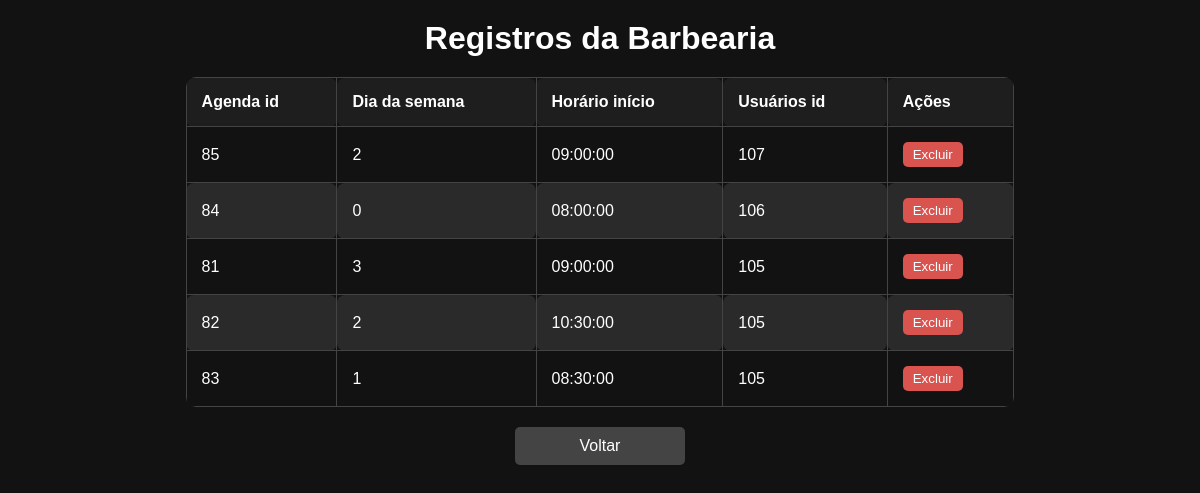
The page /lista_de_agendamentos.php on the database its author committed.
### tables this page shows
CREATE TABLE `agenda` (
  `id_agenda` int(11) NOT NULL,
  `dia_da_semana` int(11) NOT NULL,
  `horario_inicio` time NOT NULL,
  `id_usuario` varchar(11) NOT NULL
);

### lista_de_agendamentos.php (the view, shortened to what this page needs)
<?php
include "conexao.php";
$sql = "SELECT * FROM agenda ORDER BY id_usuario DESC";
$result = $conn->query($sql);
?>
<!DOCTYPE html>
<html lang="pt-BR">
<head>
</head>
<body>
<h1>Registros da Barbearia</h1>
<table class="tabela-registros-barbearia">
    <thead>
        <tr>
            <th>Agenda id</th>
            <th>Dia da semana</th>
            <th>Horário início</th>
            <th>Usuários id</th>
            <th>Ações</th>
        </tr>
    </thead>
    <tbody>
        <?php
        $dados_agenda = [];
        if ($result->num_rows > 0) {
            while ($row = $result->fetch_assoc()) {
                $dados_agenda[] = $row;
            }
        }
        if (empty($dados_agenda)) {
            echo "<tr><td colspan='3'>Nenhum registro encontrado.</td></tr>";
        } else {
            foreach ($dados_agenda as $agenda) {
                echo "<tr>";
                echo "<td>" . htmlspecialchars($agenda['id_agenda']) . "</td>";
                echo "<td>" . htmlspecialchars($agenda['dia_da_semana']) . "</td>";
                echo "<td>" . htmlspecialchars($agenda['horario_inicio']) . "</td>";
                echo "<td>" . htmlspecialchars($agenda['id_usuario']) . "</td>";
                echo "<td>";
                if (isset($agenda['id_agenda'])) {
                    echo '<form method="POST" style="display:inline;" onsubmit="return confirm(\'Tem certeza que deseja excluir este registro?\');">';
                    echo '<button type="submit" class="btn-excluir">Excluir</button>';
                    echo '</form>';
                } else {
                    echo "ID não encontrado.";
                }
                echo "</td>";
                echo "</tr>";
            }
        }
        ?>
    </tbody>
</table>
<a href="index.php" class="btn-voltar">Voltar</a>
</body>
</html>

### lista_de_agendamentos.php (style rules this page uses)
body { background-color: #121212; color: #ffffff; font-family: Arial, sans-serif; }
h1 { text-align: center; color: #ffffff; margin: 20px 0; }
table { width: 70%; border-collapse: collapse; margin: 20px auto; border-radius: 10px; overflow: hidden; }
th, td { border: 1px solid #444; padding: 15px; text-align: left; border-radius: 8px; }
th { background-color: #1e1e1e; }
tr:nth-child(even) { background-color: #2a2a2a; }
.btn-voltar { display: block; width: 150px; margin: 20px auto; padding: 10px; text-align: center; background-color: #444; color: white; text-decoration: none; border-radius: 5px; transition: background-color 0.3s; }
.btn-excluir { background-color: #d9534f; color: white; border: none; padding: 5px 10px; border-radius: 5px; cursor: pointer; }

### rows shown on the page
agenda: id_agenda "85", dia_da_semana "2", horario_inicio "09:00:00", id_usuario "107"
agenda: id_agenda "84", dia_da_semana "0", horario_inicio "08:00:00", id_usuario "106"
agenda: id_agenda "81", dia_da_semana "3", horario_inicio "09:00:00", id_usuario "105"
agenda: id_agenda "82", dia_da_semana "2", horario_inicio "10:30:00", id_usuario "105"
agenda: id_agenda "83", dia_da_semana "1", horario_inicio "08:30:00", id_usuario "105"
